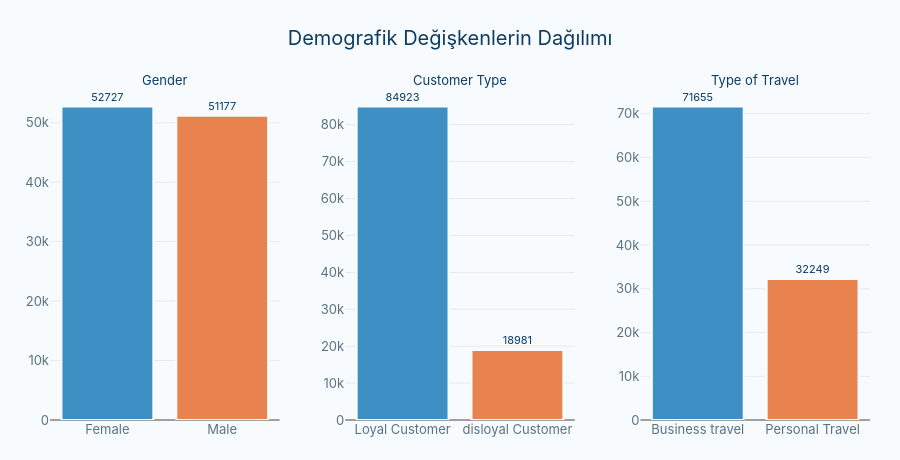

Notebook code for this chart:
### Code cell
# ============================================================
# Demografik Değişkenler — Bar Grafik
# (Class seyahat/hizmet sınıfı olduğu için ayrı ele alınacak)
# ============================================================
demografik_cols = ["Gender", "Customer Type", "Type of Travel"]

fig_demo = make_subplots(rows=1, cols=3, subplot_titles=demografik_cols, horizontal_spacing=0.08)

for i, col in enumerate(demografik_cols):
    counts = df_train[col].value_counts()

    fig_demo.add_trace(
        go.Bar(
            x=counts.index,
            y=counts.values,
            marker=dict(color=AIRLINE_COLORS[: len(counts)], line=dict(color=AIRLINE_BG, width=2)),
            text=counts.values,
            textposition="outside",
            textfont=dict(size=11, color=AIRLINE_INK),
            showlegend=False,
            hovertemplate=f"<b>{col}</b><br>%{{x}}: %{{y:,}} yolcu<extra></extra>",
        ),
        row=1, col=i + 1,
    )

fig_demo.update_annotations(font=dict(family=AIRLINE_FONT, color=AIRLINE_INK, size=13))

fig_demo.update_layout(
    template="airline",
    title=dict(text="Demografik Değişkenlerin Dağılımı"),
    height=460,
    margin=dict(t=90, b=40, l=50, r=30),
)

fig_demo.show()

### Figure 1 — Plotly figure (JSON) as saved in the notebook; plotly's stock layout.template omitted (floating-point values rounded to 4 significant figures)
{"data": [{"hovertemplate": "<b>Gender</b><br>%{x}: %{y:,} yolcu<extra></extra>", "marker": {"color": ["#3E8FC4", "#E8834F"], "line": {"color": "#F7FBFD", "width": 2}}, "showlegend": false, "text": [52730.0, 51180.0], "textfont": {"color": "#0B3D66", "size": 11}, "textposition": "outside", "type": "bar", "x": ["Female", "Male"], "xaxis": "x", "y": [52727, 51177], "yaxis": "y"}, {"hovertemplate": "<b>Customer Type</b><br>%{x}: %{y:,} yolcu<extra></extra>", "marker": {"color": ["#3E8FC4", "#E8834F"], "line": {"color": "#F7FBFD", "width": 2}}, "showlegend": false, "text": [84920.0, 18980.0], "textfont": {"color": "#0B3D66", "size": 11}, "textposition": "outside", "type": "bar", "x": ["Loyal Customer", "disloyal Customer"], "xaxis": "x2", "y": [84923, 18981], "yaxis": "y2"}, {"hovertemplate": "<b>Type of Travel</b><br>%{x}: %{y:,} yolcu<extra></extra>", "marker": {"color": ["#3E8FC4", "#E8834F"], "line": {"color": "#F7FBFD", "width": 2}}, "showlegend": false, "text": [71660.0, 32250.0], "textfont": {"color": "#0B3D66", "size": 11}, "textposition": "outside", "type": "bar", "x": ["Business travel", "Personal Travel"], "xaxis": "x3", "y": [71655, 32249], "yaxis": "y3"}], "layout": {"annotations": [{"font": {"color": "#0B3D66", "family": "-apple-system, Segoe UI, Roboto, Helvetica, Arial, sans-serif", "size": 13}, "showarrow": false, "text": "Gender", "x": 0.14, "xanchor": "center", "xref": "paper", "y": 1, "yanchor": "bottom", "yref": "paper"}, {"font": {"color": "#0B3D66", "family": "-apple-system, Segoe UI, Roboto, Helvetica, Arial, sans-serif", "size": 13}, "showarrow": false, "text": "Customer Type", "x": 0.5, "xanchor": "center", "xref": "paper", "y": 1, "yanchor": "bottom", "yref": "paper"}, {"font": {"color": "#0B3D66", "family": "-apple-system, Segoe UI, Roboto, Helvetica, Arial, sans-serif", "size": 13}, "showarrow": false, "text": "Type of Travel", "x": 0.86, "xanchor": "center", "xref": "paper", "y": 1, "yanchor": "bottom", "yref": "paper"}], "height": 460, "margin": {"b": 40, "l": 50, "r": 30, "t": 90}, "title": {"text": "Demografik Değişkenlerin Dağılımı"}, "xaxis": {"anchor": "y", "domain": [0, 0.28]}, "xaxis2": {"anchor": "y2", "domain": [0.36, 0.64]}, "xaxis3": {"anchor": "y3", "domain": [0.72, 1]}, "yaxis": {"anchor": "x", "domain": [0, 1]}, "yaxis2": {"anchor": "x2", "domain": [0, 1]}, "yaxis3": {"anchor": "x3", "domain": [0, 1]}}}
